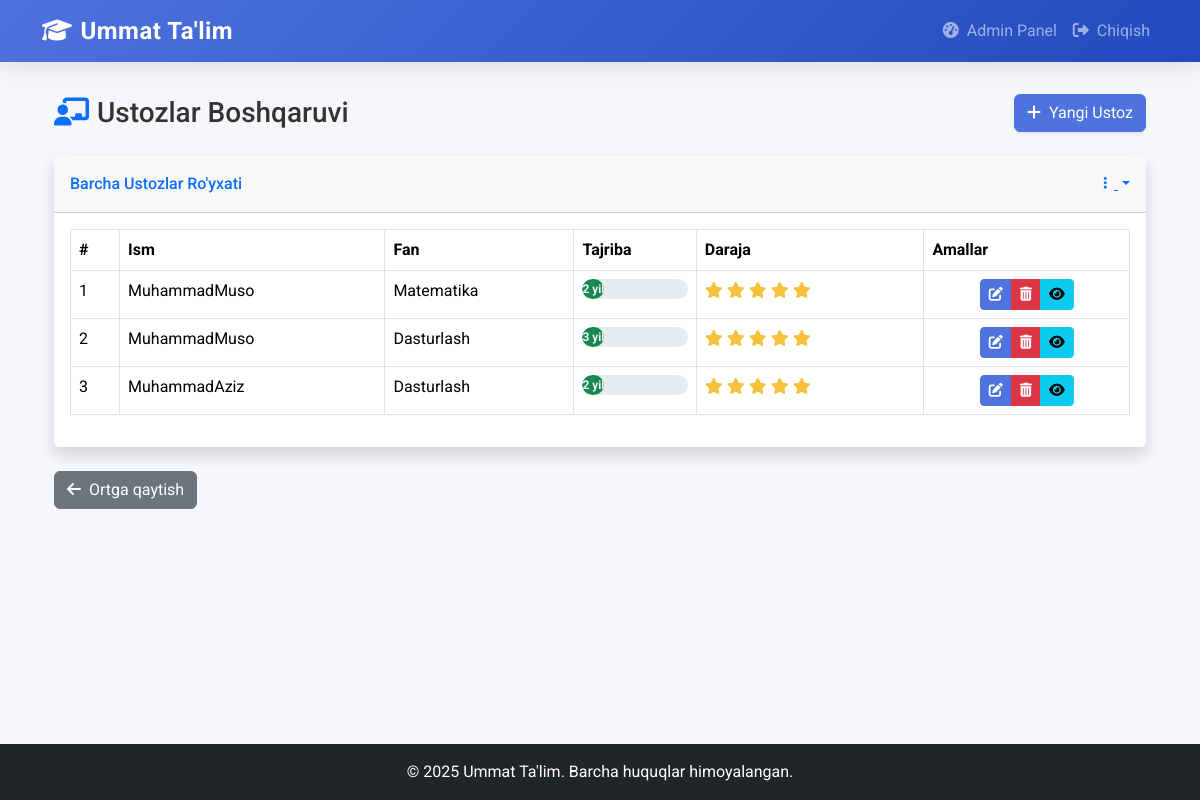
Before: /admin-dashboard/ustozlar/ (signed in) with the older database file.
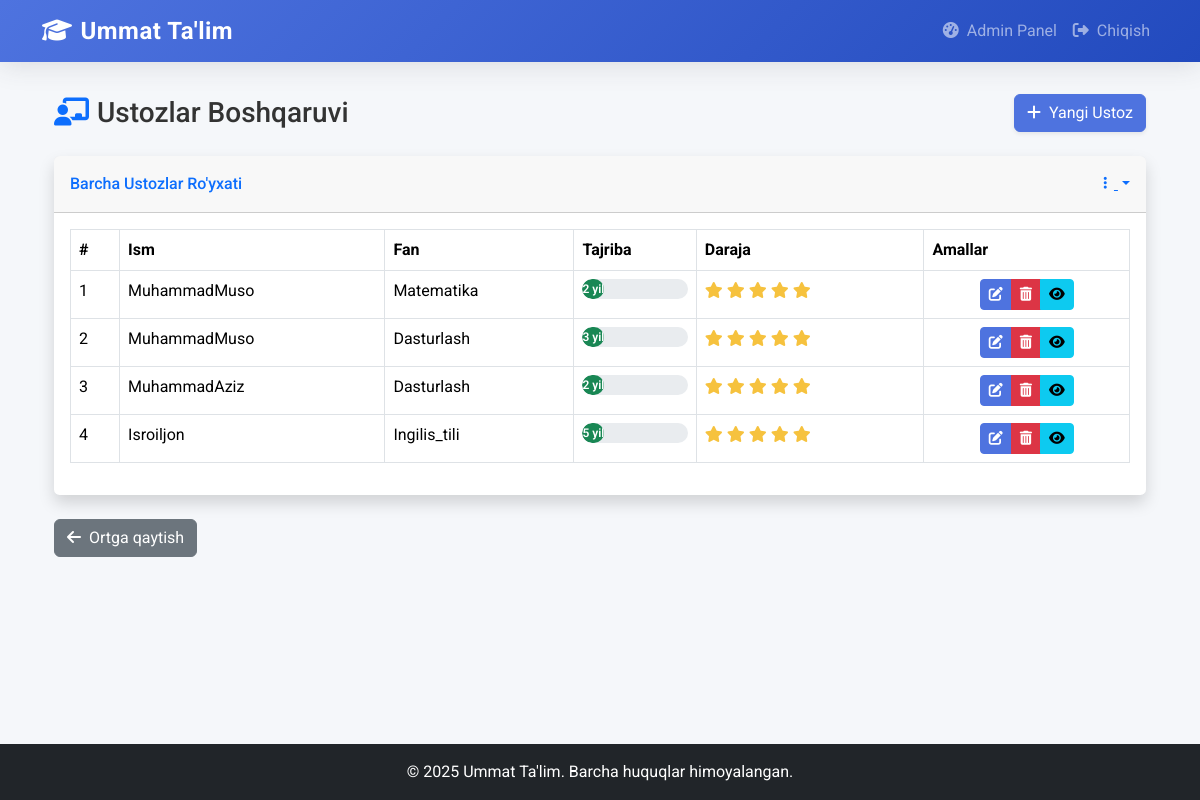
After: the same page with the newer database file.
### core/models.py (models this page shows, shortened)
class Ustoz(models.Model):
    ism = models.CharField(max_length=100)
    tajriba_yil = models.IntegerField()
    daraja = models.IntegerField(help_text="Daraja qancha yuqori bo`lsa, shuncha yuqoriga chiqadi: ")
    tavsif = models.TextField()
    fan = models.ForeignKey(Fan, on_delete=models.CASCADE)
    rasm = models.ImageField(upload_to='ustoz_rasmlar/', blank=True, null=True)  # ⬅️ BU QO‘SHILADI

class Fan(models.Model):
    nomi = models.CharField(max_length=100)

### core/views.py (the view)
# urls.py: path('admin-dashboard/ustozlar/', ustozlar_boshqaruv, name='ustozlar_boshqaruv'),
@login_required
def ustozlar_boshqaruv(request):
    fanlar = Fan.objects.all()
    ustozlar = Ustoz.objects.all()
    return render(request, 'core/ustozlar_boshqaruv.html', {
        'ustozlar': ustozlar,
        'fanlar': fanlar
    })

### core/templates/core/ustozlar_boshqaruv.html (shortened to what the changed rows need)
{% extends 'core/base.html' %}
{% block content %}
<div class="container-fluid">
    <div class="d-sm-flex align-items-center justify-content-between mb-4">
        <h1 class="h3 mb-0 text-gray-800">
            <i class="fas fa-chalkboard-teacher text-primary me-2"></i>Ustozlar Boshqaruvi
        </h1>
    </div>
    <div class="card shadow mb-4">
        <div class="card-body">
            <div class="table-responsive">
                <table class="table table-bordered table-hover" id="ustozlarTable" width="100%" cellspacing="0">
                    <thead class="bg-gradient-primary text-white">
                        <tr>
                            <th>#</th>
                            <th>Ism</th>
                            <th>Fan</th>
                            <th>Tajriba</th>
                            <th>Daraja</th>
                            <th>Amallar</th>
                        </tr>
                    </thead>
                    <tbody>
                        {% for ustoz in ustozlar %}
                        <tr>
                            <td>{{ forloop.counter }}</td>
                            <td>{{ ustoz.ism }}</td>
                            <td>{{ ustoz.fan.nomi }}</td>
                            <td>
                                <div class="progress">
                                    <div class="progress-bar bg-success" role="progressbar"
                                        aria-valuenow="{{ ustoz.tajriba_yil }}"
                                        aria-valuemin="0"
                                        aria-valuemax="10">
                                        {{ ustoz.tajriba_yil }} yil
                                    </div>
                                </div>
                            </td>
                            <td>
                                <div class="star-rating" data-rating="{{ ustoz.daraja }}">
                                    {% for i in "12345" %}
                                        <i class="fas fa-star{% if forloop.counter > ustoz.daraja %} text-muted{% endif %}"></i>
                                    {% endfor %}
                                </div>
                            </td>
                            <td class="text-center">
                                <div class="btn-group" role="group">
                                    <a href="{% url 'ustoz_ozgartirish' ustoz.id %}"
                                       class="btn btn-sm btn-primary"
                                       data-bs-toggle="tooltip"
                                       title="Tahrirlash">
                                        <i class="fas fa-edit"></i>
                                    </a>
                                    <a href="{% url 'ustoz_ochirish' ustoz.id %}"
                                       class="btn btn-sm btn-danger confirm-delete"
                                       data-bs-toggle="tooltip"
                                       title="O'chirish">
                                        <i class="fas fa-trash-alt"></i>
                                    </a>
                                    <button class="btn btn-sm btn-info view-teacher"
                                            data-teacher-id="{{ ustoz.id }}"
                                            data-bs-toggle="tooltip"
                                            title="Ko'rish">
                                        <i class="fas fa-eye"></i>
                                    </button>
                                </div>
                            </td>
                        </tr>
                        {% endfor %}
                    </tbody>
                </table>
            </div>
        </div>
    </div>
</div>
{% endblock %}

Changed rows visible on the page:
added Ustoz: ism "Isroiljon", fan.nomi "Ingilis_tili", tajriba_yil "5", daraja 65 (drawn)
